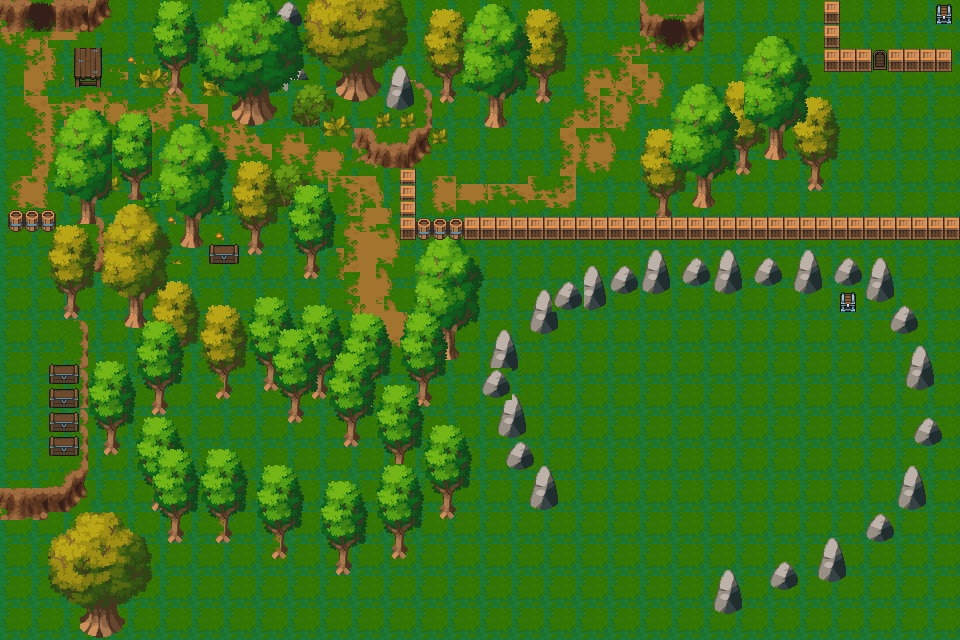

This game map was drawn from its Tiled (.tmx) file and the tilesets committed beside it. A one-line description and the trimmed map source follow:
An orthogonal 120x80 tile map with 8x8 px tiles, 7 tile layers (Tile Layer 1, Tile Layer 2, Tile Layer 3, Tile Layer 5, ...), 5 tilesets.

<map version="1.9" tiledversion="1.9.2" orientation="orthogonal" renderorder="right-down" width="120" height="80" tilewidth="8" tileheight="8" infinite="0" nextlayerid="11" nextobjectid="1">
 <tileset firstgid="1" source="trees.tsx" />
 <tileset firstgid="145" source="forestTiles.tsx" />
 <tileset firstgid="2645" source="Trees.tsx" />
 <tileset firstgid="3965" source="forestProps.tsx" />
 <tileset firstgid="6465" source="dungeonProps.tsx" />
 <layer id="4" name="Tile Layer 1" width="120" height="80">
  <data>[9600 cells, 9600 non-empty, 16 distinct tile ids]</data>
 </layer>
 <layer id="5" name="Tile Layer 2" width="120" height="80">
  <data>[9600 cells, 286 non-empty, 123 distinct tile ids]</data>
 </layer>
 <layer id="6" name="Tile Layer 3" width="120" height="80">
  <data>[9600 cells, 168 non-empty, 118 distinct tile ids]</data>
 </layer>
 <layer id="8" name="Tile Layer 5" width="120" height="80">
  <data>[9600 cells, 1007 non-empty, 487 distinct tile ids]</data>
 </layer>
 <layer id="7" name="Tile Layer 4" width="120" height="80">
  <data>[9600 cells, 2024 non-empty, 965 distinct tile ids]</data>
 </layer>
 <layer id="9" name="Tile Layer 6" width="120" height="80">
  <data>[9600 cells, 780 non-empty, 74 distinct tile ids]</data>
 </layer>
 <layer id="10" name="Tile Layer 7" width="120" height="80">
  <data>[9600 cells, 1368 non-empty, 431 distinct tile ids]</data>
 </layer>
</map>
